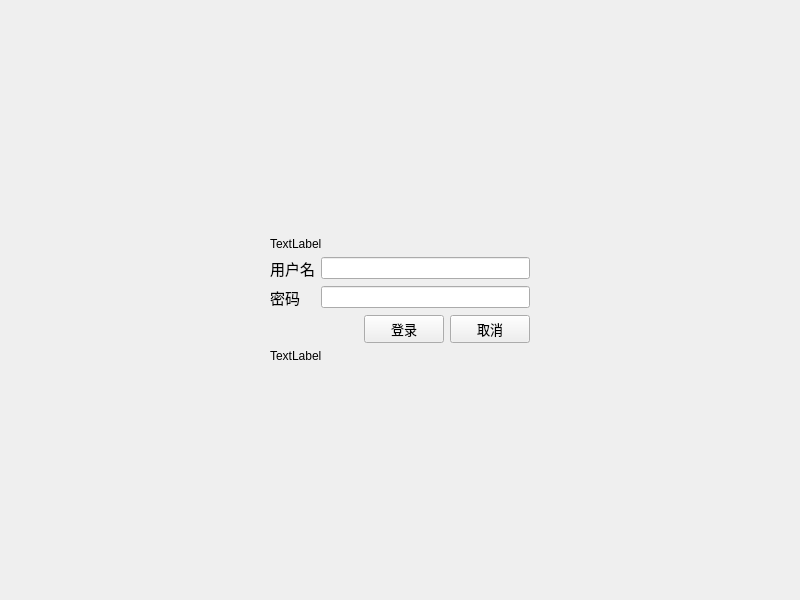
<?xml version="1.0" encoding="UTF-8"?>
<ui version="4.0">
 <class>Widget</class>
 <widget class="QWidget" name="Widget">
  <property name="geometry">
   <rect>
    <x>0</x>
    <y>0</y>
    <width>800</width>
    <height>600</height>
   </rect>
  </property>
  <property name="windowTitle">
   <string>Widget</string>
  </property>
  <layout class="QGridLayout" name="gridLayout_3">
   <item row="0" column="0" colspan="2">
    <layout class="QGridLayout" name="gridLayout_2">
     <item row="0" column="1">
      <spacer name="verticalSpacer">
       <property name="orientation">
        <enum>Qt::Vertical</enum>
       </property>
       <property name="sizeHint" stdset="0">
        <size>
         <width>20</width>
         <height>40</height>
        </size>
       </property>
      </spacer>
     </item>
     <item row="4" column="2">
      <spacer name="horizontalSpacer_3">
       <property name="orientation">
        <enum>Qt::Horizontal</enum>
       </property>
       <property name="sizeHint" stdset="0">
        <size>
         <width>40</width>
         <height>20</height>
        </size>
       </property>
      </spacer>
     </item>
     <item row="4" column="1">
      <layout class="QVBoxLayout" name="verticalLayout">
       <item>
        <layout class="QGridLayout" name="gridLayout">
         <item row="0" column="0">
          <widget class="QLabel" name="UsernameLab">
           <property name="font">
            <font>
             <family>Arial</family>
             <pointsize>11</pointsize>
            </font>
           </property>
           <property name="text">
            <string>用户名</string>
           </property>
          </widget>
         </item>
         <item row="1" column="1">
          <widget class="QLineEdit" name="PasswordEdit"/>
         </item>
         <item row="1" column="0">
          <widget class="QLabel" name="PasswordLab">
           <property name="font">
            <font>
             <family>Arial</family>
             <pointsize>11</pointsize>
            </font>
           </property>
           <property name="text">
            <string>密码</string>
           </property>
          </widget>
         </item>
         <item row="0" column="1">
          <widget class="QLineEdit" name="UsernameEdit"/>
         </item>
        </layout>
       </item>
       <item>
        <layout class="QHBoxLayout" name="horizontalLayout">
         <item>
          <spacer name="horizontalSpacer">
           <property name="orientation">
            <enum>Qt::Horizontal</enum>
           </property>
           <property name="sizeHint" stdset="0">
            <size>
             <width>40</width>
             <height>20</height>
            </size>
           </property>
          </spacer>
         </item>
         <item>
          <widget class="QPushButton" name="Loginbtn">
           <property name="font">
            <font>
             <family>Arial</family>
             <pointsize>10</pointsize>
            </font>
           </property>
           <property name="text">
            <string>登录</string>
           </property>
          </widget>
         </item>
         <item>
          <widget class="QPushButton" name="CancleBtn">
           <property name="font">
            <font>
             <family>Arial</family>
             <pointsize>10</pointsize>
            </font>
           </property>
           <property name="text">
            <string>取消</string>
           </property>
          </widget>
         </item>
        </layout>
       </item>
      </layout>
     </item>
     <item row="4" column="0">
      <spacer name="horizontalSpacer_2">
       <property name="orientation">
        <enum>Qt::Horizontal</enum>
       </property>
       <property name="sizeHint" stdset="0">
        <size>
         <width>40</width>
         <height>20</height>
        </size>
       </property>
      </spacer>
     </item>
     <item row="7" column="1">
      <spacer name="verticalSpacer_2">
       <property name="orientation">
        <enum>Qt::Vertical</enum>
       </property>
       <property name="sizeHint" stdset="0">
        <size>
         <width>20</width>
         <height>40</height>
        </size>
       </property>
      </spacer>
     </item>
     <item row="1" column="1">
      <widget class="QLabel" name="Loginlab">
       <property name="text">
        <string>TextLabel</string>
       </property>
      </widget>
     </item>
     <item row="5" column="1">
      <widget class="QLabel" name="Loginlab2">
       <property name="text">
        <string>TextLabel</string>
       </property>
      </widget>
     </item>
    </layout>
   </item>
  </layout>
 </widget>
 <resources/>
 <connections/>
</ui>
